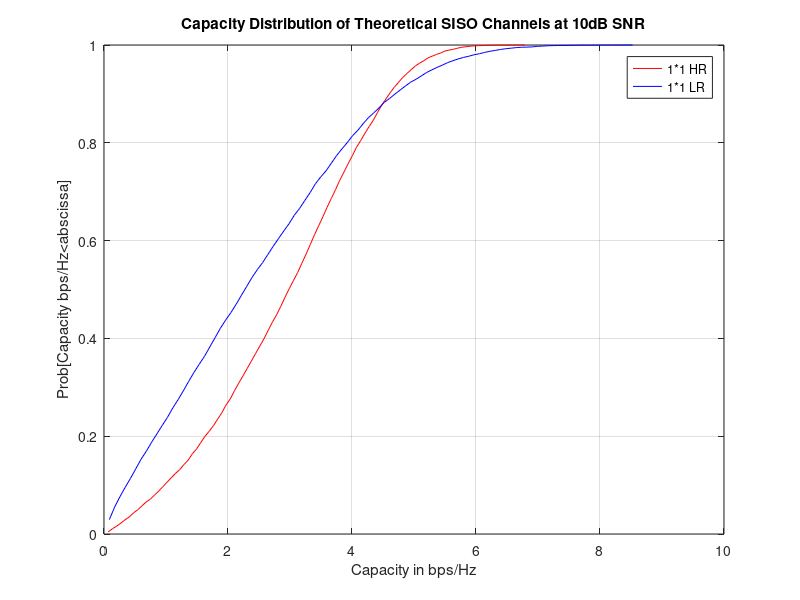

The MATLAB script that drew this image:
clear,clc
L=10000; %Simulate for 10000 times 
rou=10;%SNR is 10dB, 10lg10=10 linearly
N=3; %Three transmit antennas
M=3; %Three receive antennas
number_of_intervals=100; %The number of intervals devided

C1=zeros(1,L);
C2=zeros(1,L);

for T=1:L %Calculate capacity for L times
    H1=1/sqrt(2)*(randn(1,1)+1j*randn(1,1)); %HR model
    C1(T)=log2(det(eye(1)+rou*(H1*H1'))); %Channel capacity for HR
    H2=(1/sqrt(2)*(randn(1,1)+1j*randn(1,1)))*(1/sqrt(2)*(randn(1,1)+1j*randn(1,1)))'; %LR model
    C2(T)=log2(det(eye(1)+rou*(H2*H2'))); %Channel capacity for ULR
end
    
C1_number=hist(C1,number_of_intervals); %The number of C1s that lie in every interval
C2_number=hist(C2,number_of_intervals); %The number of C2s that lie in every interval

C1_cumulative_number=zeros(1,number_of_intervals);
C2_cumulative_number=zeros(1,number_of_intervals);

C1_cumulative_number(1)=C1_number(1); %Calculate the number of Cs that lie in every interval
C2_cumulative_number(1)=C2_number(1); 
for num=2:number_of_intervals 
        C1_cumulative_number(num)=C1_cumulative_number(num-1)+C1_number(num);
        C2_cumulative_number(num)=C2_cumulative_number(num-1)+C2_number(num);
end

C1_cumulative_number=C1_cumulative_number/L; %Calculate cdf of C1
C2_cumulative_number=C2_cumulative_number/L; %Calculate cdf of C2
       
C1_min=min(C1);
C1_max=max(C1);
C2_min=min(C2);
C2_max=max(C2);

Capacity1=zeros(1,number_of_intervals);
Capacity2=zeros(1,number_of_intervals);
for a=1:number_of_intervals %Calculate coordinates on x axis
    Capacity1(a)=C1_min+a/number_of_intervals*(C1_max-C1_min); 
    Capacity2(a)=C2_min+a/number_of_intervals*(C2_max-C2_min);
end

plot(Capacity1,C1_cumulative_number,'r-'); %Plot cdf versus capacity
hold on;
plot(Capacity2,C2_cumulative_number,'b-');
grid on;

title('Capacity Distribution of Theoretical SISO Channels at 10dB SNR')
xlabel('Capacity in bps/Hz')
ylabel('Prob[Capacity bps/Hz<abscissa]')
legend('1*1 HR','1*1 LR')
